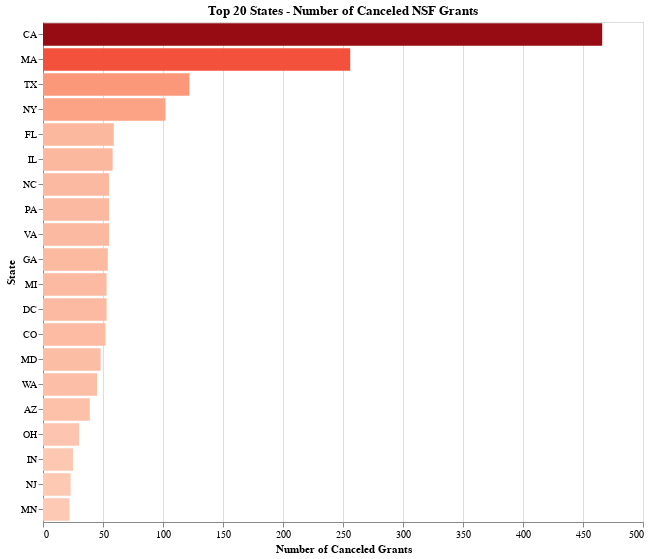

The notebook cell saved with this chart:
### Code cell
# ============================================
# Q1 - OPTION A: Horizontal Bar Chart
# ============================================

# Prepare data
state_counts = df.groupby('org_state').size().reset_index(name='count')
state_counts = state_counts.sort_values('count', ascending=False)

# Top 20 for readability
state_counts_top20 = state_counts.head(20)

# Create chart
chart_q1_bars = alt.Chart(state_counts_top20).mark_bar().encode(
    x=alt.X('count:Q',
            title='Number of Canceled Grants',
            axis=alt.Axis(format='d')),
    y=alt.Y('org_state:N',
            title='State',
            sort='-x'),
    color=alt.Color('count:Q',
                    scale=alt.Scale(scheme='reds'),
                    legend=None),
    tooltip=[
        alt.Tooltip('org_state:N', title='State'),
        alt.Tooltip('count:Q', title='Canceled Grants', format=',d')
    ]
).properties(
    width=600,
    height=500,
    title='Top 20 States - Number of Canceled NSF Grants'
)

chart_q1_bars

### Figure 1 — Vega-Lite specification as saved in the notebook (floating-point values rounded to 4 significant figures)
{"config": {"view": {"continuousWidth": 300, "continuousHeight": 300}}, "data": {"name": "data-904eba3d846533a610bc38760ac0071d"}, "mark": {"type": "bar"}, "encoding": {"color": {"field": "count", "legend": null, "scale": {"scheme": "reds"}, "type": "quantitative"}, "tooltip": [{"field": "org_state", "title": "State", "type": "nominal"}, {"field": "count", "format": ",d", "title": "Canceled Grants", "type": "quantitative"}], "x": {"axis": {"format": "d"}, "field": "count", "title": "Number of Canceled Grants", "type": "quantitative"}, "y": {"field": "org_state", "sort": "-x", "title": "State", "type": "nominal"}}, "height": 500, "title": "Top 20 States - Number of Canceled NSF Grants", "width": 600, "$schema": "https://vega.github.io/schema/vega-lite/v5.20.1.json", "datasets": {"data-904eba3d846533a610bc38760ac0071d": [{"org_state": "CA", "count": 466}, {"org_state": "MA", "count": 256}, {"org_state": "TX", "count": 122}, {"org_state": "NY", "count": 102}, {"org_state": "FL", "count": 59}, {"org_state": "IL", "count": 58}, {"org_state": "NC", "count": 55}, {"org_state": "PA", "count": 55}, {"org_state": "VA", "count": 55}, {"org_state": "GA", "count": 54}, {"org_state": "MI", "count": 53}, {"org_state": "DC", "count": 53}, {"org_state": "CO", "count": 52}, {"org_state": "MD", "count": 48}, {"org_state": "WA", "count": 45}, {"org_state": "AZ", "count": 39}, {"org_state": "OH", "count": 30}, {"org_state": "IN", "count": 25}, {"org_state": "NJ", "count": 23}, {"org_state": "MN", "count": 22}]}}
